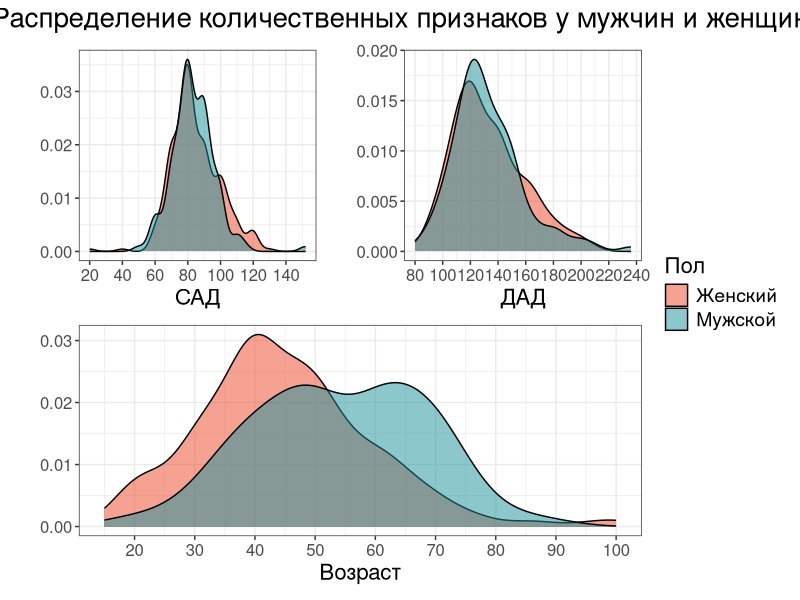
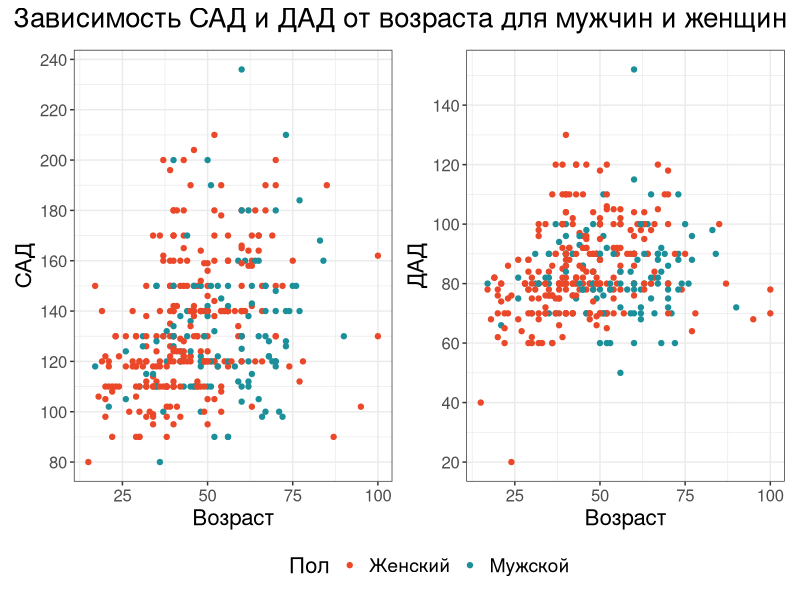
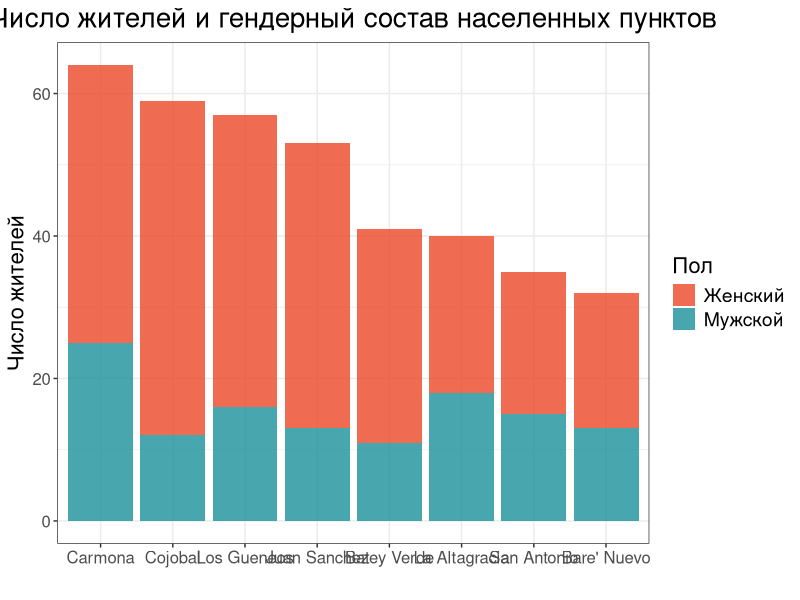
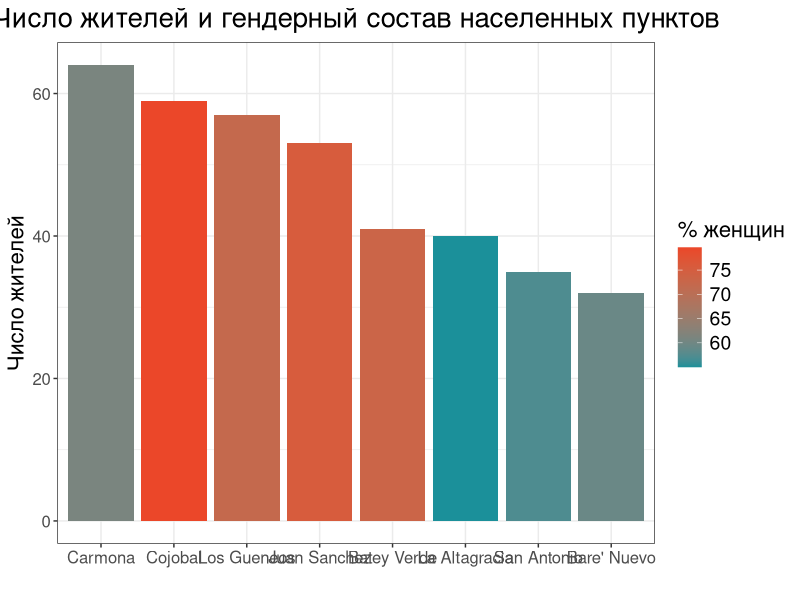
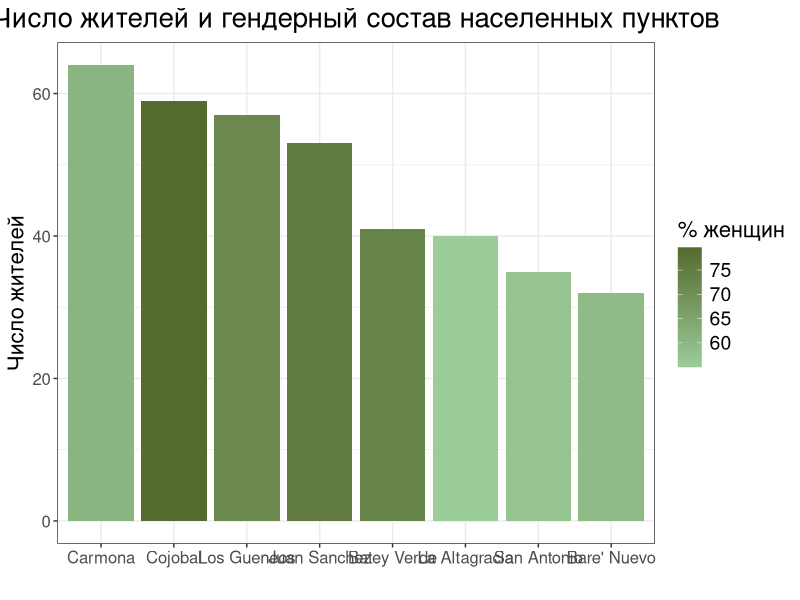
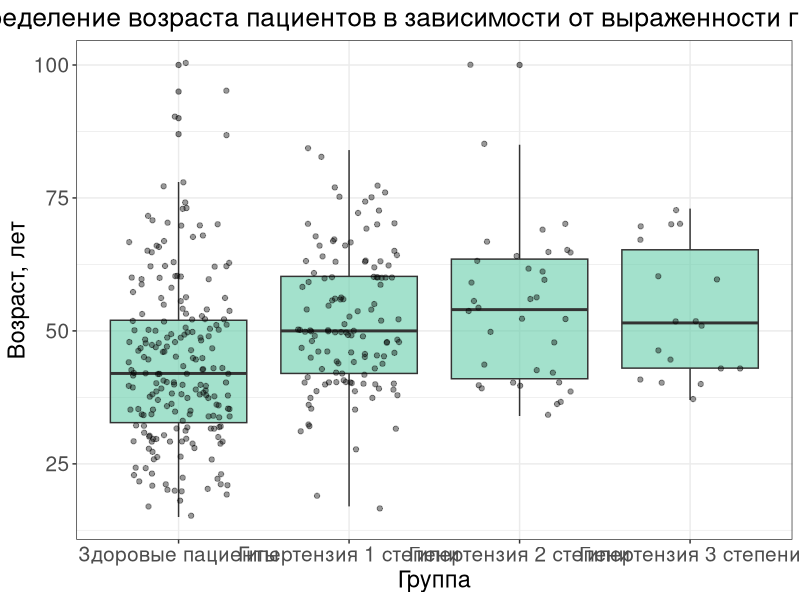
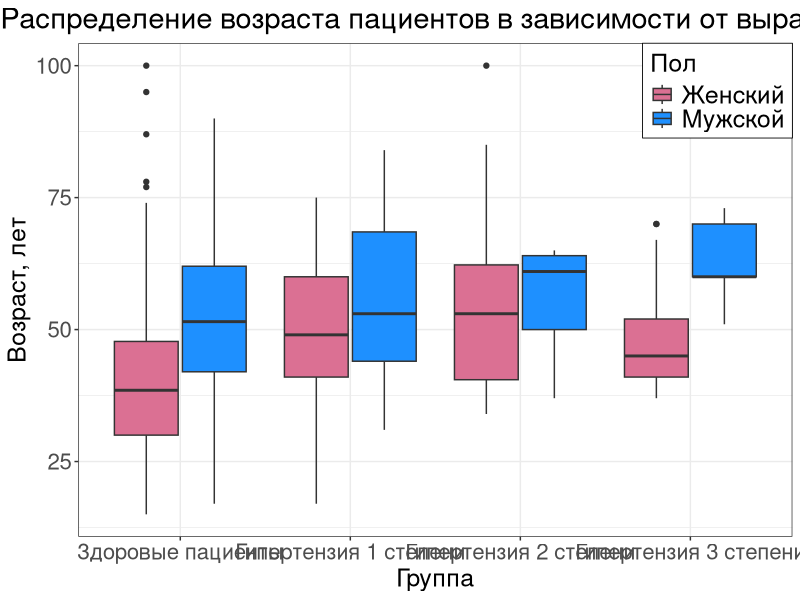
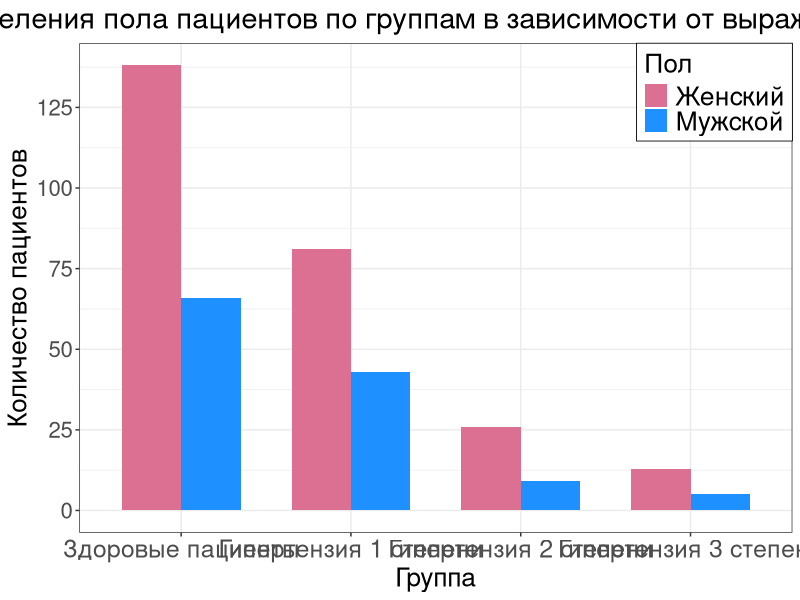

These charts were generated, in order, by the following R code:
## ---- chunk 1
knitr::opts_chunk$set(echo = TRUE, message = F, warning = F)

library(flextable)
library(tidyverse)
library(readxl)
library(scales)
library(patchwork)
library(knitr)

no_legend <- theme(
    legend.position= "none"
  )
no_y <- labs(
  y = ""
)

gender_fill <- scale_fill_manual(name= "Пол",
                   labels = c("Female" = "Женский", "Male" = "Мужской"),
                   values=c(
                    "Male" = "#1b909a",
                    "Female" = "#eb4729")
)
gender_col <- scale_colour_manual(name= "Пол",
                   labels = c("Female" = "Женский", "Male" = "Мужской"),
                   values=c(
                    "Male" = "#1b909a",
                    "Female" = "#eb4729")
)
theme_set(theme_bw())
axis_theme <- theme(
    plot.title = element_text(size=20, hjust=0.5),
    plot.subtitle = element_text(size=14, hjust=0.5),
    axis.title = element_text(size=16),
    axis.text.y = element_text(size=12),
    axis.text.x = element_text(size=12),
    legend.title = element_text(size = 16),
    legend.text = element_text(size = 14),
    )
## ---- chunk 2
hypertension <- read_xlsx("data/originals/DominicanHTN_add_sign.xlsx")
hypertension <- hypertension %>%
  mutate(severity_hypertension = case_when(
    (SBP < 140 & DBP < 90) ~ "norm",
    ((SBP >= 140 & SBP < 160) | (DBP >= 90 & DBP < 100)) ~ "stage1", 
    ((SBP >= 160 & SBP < 180) | (DBP >= 100 & DBP < 110)) ~ "stage2", 
    (SBP >= 180 | DBP >= 110) ~ "stage3", 
    TRUE ~ "crisis" )) 

hypertension %>% 
  filter(severity_hypertension == "crisis") #все пациенты распределены по группам
## ---- chunk 3

gender_table <- hypertension %>%
  mutate(Пол = case_when(
    Gender == "Male" ~ "Мужской",
    Gender == "Female" ~ "Женский"
  )) %>%
  count(Пол) %>%
  rename("Количество" = n) %>%
  bind_rows(
    tibble(Пол = "Всего", Количество = sum(.$Количество))
  ) 
qflextable(gender_table) %>% set_caption("Распределение пациентов по полу")

## ---- chunk 4
hypertension %>% group_by(Gender) %>% summarise(median_age=median(Age))
## ---- chunk 5
p1 <- ggplot(hypertension, aes(x = SBP, fill = Gender)) + 
  geom_density(alpha = 0.5) + no_legend + labs(x = "ДАД") + scale_x_continuous(breaks = seq(80, 350, 20))
p2 <- ggplot(hypertension, aes(x = DBP, fill = Gender)) + 
  geom_density(alpha = 0.5) + no_legend + labs(x = "САД") + scale_x_continuous(breaks = seq(20, 350, 20))
p3 <- ggplot(hypertension, aes(x = Age, fill = Gender)) + 
  geom_density(alpha = 0.5) + labs(x = "Возраст") + scale_x_continuous(breaks=seq(0, 100, 10))


(p2 + p1) / p3 + plot_annotation(title = "Распределение количественных признаков у мужчин и женщин") + plot_layout(guides = "collect") & no_y & gender_fill & axis_theme
## ---- chunk 6
p1 <- ggplot(hypertension, aes(x=Age, y=SBP, color=Gender))+
  geom_point() + labs(x = "Возраст", y="САД") + scale_y_continuous(breaks = seq(20, 350, 20))
p2 <- ggplot(hypertension, aes(x=Age, y=DBP, color=Gender))+
  geom_point() + labs(x = "Возраст", y="ДАД") + scale_y_continuous(breaks = seq(20, 350, 20))
p1 + p2 + plot_layout(guides = "collect") + plot_annotation(title = "Зависимость САД и ДАД от возраста для мужчин и женщин") & gender_col & axis_theme & theme(legend.position = "bottom") 
## ---- chunk 7
ggplot(hypertension) +
  geom_bar(aes(x = fct_infreq(Village), fill = Gender), alpha=0.8) + gender_fill +
  labs(x="", y="Число жителей",title="Число жителей и гендерный состав населенных пунктов")+axis_theme
## ---- chunk 8
village_stats <- hypertension %>%
  group_by(Village) %>%
  summarise(
    total = n(),
    pct_female = mean(Gender == "Female") * 100
  )
ggplot(village_stats, aes(x = fct_reorder(Village, total, .desc = T), y = total, fill = pct_female)) +
  geom_col() +
  scale_fill_gradient(low = "#1b909a", high = "#eb4729", name = "% женщин") +
  labs(x = "", y = "Число жителей", title="Число жителей и гендерный состав населенных пунктов") + axis_theme
## ---- chunk 9
ggplot(village_stats, aes(x = fct_reorder(Village, total, .desc = T), y = total, fill = pct_female)) +
  geom_col() +
  scale_fill_gradient(low = "#9BCD9B", high = "darkolivegreen", name = "% женщин") +
  labs(x = "", y = "Число жителей", title="Число жителей и гендерный состав населенных пунктов") + axis_theme
## ---- chunk 10
scale_x_hypertension <- scale_x_discrete(name = "Группа",
                                         labels = c("norm" = "Здоровые пациенты",
                                                    "stage1" = "Гипертензия 1 степени",
                                                    "stage2" = "Гипертензия 2 степени",
                                                    "stage3" = "Гипертензия 3 степени"))

ggplot(hypertension, aes(x = severity_hypertension, y = Age)) +
  geom_boxplot(width = 0.8, alpha = 0.6, fill = "aquamarine3") +
  geom_jitter(width = 0.3, alpha = 0.4, color = "black") +
  labs(title = "Распределение возраста пациентов в зависимости от выраженности гипертензии", 
       x = "Группа", 
       y = "Возраст, лет")+
  scale_x_hypertension +
  theme_bw()+
  theme(
    plot.title = element_text(size = 19, hjust = 0.5),
    axis.title = element_text(size = 17),
    axis.text.y = element_text(size = 15),
    axis.text.x = element_text(size = 15)
  )
## ---- chunk 11
scale_fill_gender <- scale_fill_manual(
    name = "Пол",
    labels = c(
      "Male" = "Мужской",
      "Female" = "Женский"),
    values = c(
      "Male" = "dodgerblue",
      "Female" = "palevioletred"))

ggplot(hypertension, aes(x = severity_hypertension, y = Age, fill = Gender)) +
  geom_boxplot(position = position_dodge(width = 0.8)) +
  labs(title = "Распределение возраста пациентов в зависимости от выраженности гипертензии", 
       x = "Группа", 
       y = "Возраст, лет")+
  scale_x_hypertension+
  scale_fill_gender+
  theme_bw()+
  theme(
    plot.title = element_text(size = 21, hjust = 0.2),
    axis.title = element_text(size = 18),
    axis.text.y = element_text(size = 16),
    axis.text.x = element_text(size = 16),
    legend.position = "inside",
    legend.justification = c("right", "top"),
    legend.title = element_text(size = 18),
    legend.text = element_text(size = 18),
    legend.background = element_rect(color = "black", size = 0.3)
  )
## ---- chunk 12
ggplot(hypertension, aes(x = severity_hypertension, fill = Gender)) +
  geom_bar(position = "dodge", width = 0.7) +
  labs(title = "График распределения пола пациентов по группам в зависимости от выраженности гипертензии", 
       x = "Группа", 
       y = "Количество пациентов") +
  scale_x_hypertension +
  scale_y_continuous(
    name = "Количество пациентов",
    breaks = seq(0, 150, 25))+
  scale_fill_gender+
  theme_bw()+
  theme(
    plot.title = element_text(size = 21, hjust = 0.5),
    axis.title = element_text(size = 19),
    axis.text.y = element_text(size = 16),
    axis.text.x = element_text(size = 18),
    legend.position = "inside",
    legend.justification = c("right", "top"),
    legend.title = element_text(size = 19),
    legend.text = element_text(size = 19),
    legend.background = element_rect(color = "black", size = 0.3)
  )
## ---- chunk 13
scale_fill_hypertension <- scale_fill_manual(
    name = "Группа",
    labels = c(
      "norm" = "Здоровые пациенты",
      "stage1" = "1 степень",
      "stage2" = "2 степень",
      "stage3" = "3 степень"),
    values = c(
      "norm" = "palegreen",
      "stage1" = "seagreen2",
      "stage2" = "mediumseagreen",
      "stage3" = "seagreen"))

ggplot(hypertension, aes(x = Village, fill = severity_hypertension)) +
  geom_bar(position = "dodge", width = 0.8) +
  labs(title = "График распределения групп по деревням в зависимости от выраженности гипертензии",
       x = "Деревня", y = "Количество пациентов")+
  scale_fill_hypertension+
  theme_bw()+
  theme(
    plot.title = element_text(size = 23, hjust = 0.5),
    axis.title = element_text(size = 20),
    axis.text.y = element_text(size = 16),
    axis.text.x = element_text(size = 16),
    legend.position = "inside",
    legend.justification = c("right", "top"),
    legend.title = element_text(size = 18),
    legend.text = element_text(size = 18),
    legend.background = element_rect(color = "black", size = 0.3)
  )
## ---- chunk 14
ggplot(hypertension, aes(x = severity_hypertension, y = SBP)) +
  geom_violin(fill = "cornflowerblue", alpha = 0.5) +
  geom_boxplot(fill = "royalblue4", width = 0.15) +
  labs(title = "САД по группам в зависимости от выраженности гипертензии", 
       x = "Группа", 
       y = "САД, мм рт. ст.") +
  scale_x_hypertension+
  scale_y_continuous(
    name = "САД, мм рт. ст.",
    breaks = seq(0, 300, 25))+
  theme_bw()+
  theme(
    plot.title = element_text(size = 28, hjust = 0.5),
    axis.title = element_text(size = 25),
    axis.text.y = element_text(size = 20),
    axis.text.x = element_text(size = 19)
  )

ggplot(hypertension, aes(x = severity_hypertension, y = DBP, fill = severity_hypertension)) +
  geom_violin(fill = "cornflowerblue", alpha = 0.5) +
  geom_boxplot(fill = "royalblue4", width = 0.15) +
  labs(title = "ДАД по группам в зависимости от выраженности гипертензии", 
       x = "Группа", 
       y = "ДАД, мм рт. ст.") +
  scale_y_continuous(
    name = "САД, мм рт. ст.",
    breaks = seq(0, 300, 25))+
  scale_x_hypertension+
  theme_bw()+
  theme(
    plot.title = element_text(size = 28, hjust = 0.5),
    axis.title = element_text(size = 25),
    axis.text.y = element_text(size = 20),
    axis.text.x = element_text(size = 19)
  )
## ---- chunk 15
